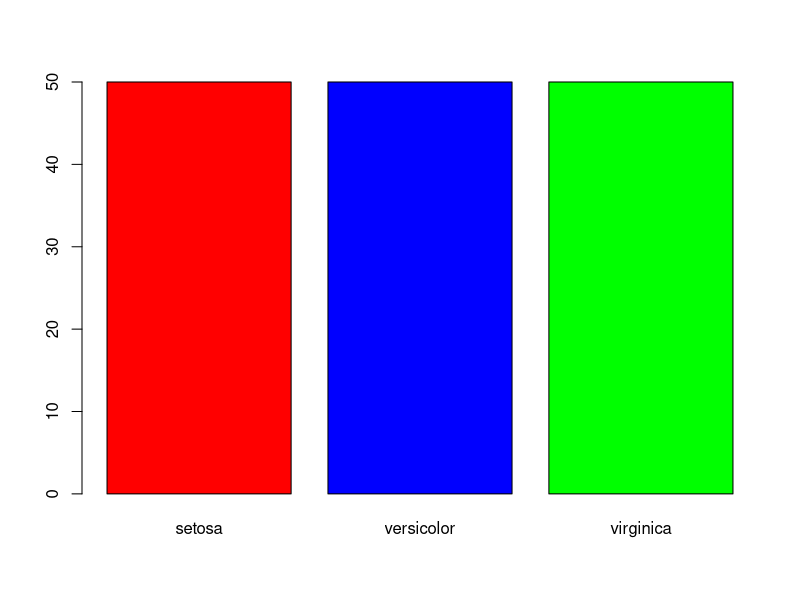
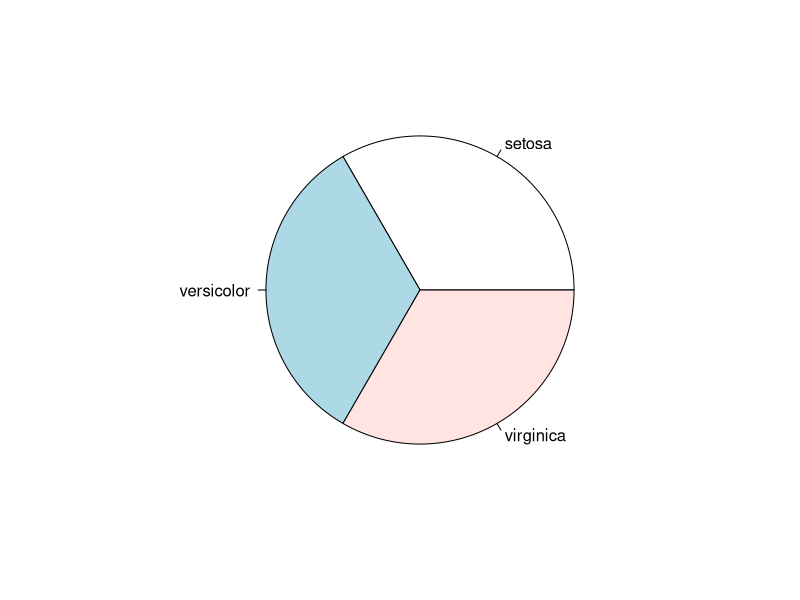

These charts were generated, in order, by the following R code:
## Source: http://www.r-tutor.com/elementary-statistics/qualitative-data
## Qualitative analysis including frequency distributions and charts

## Load built-in data frame "iris" from MASS package ###
library(MASS)
help(iris)
head(iris)
head(iris$Species)

## Find the frequency distribution of iris species ###
species = iris$Species 		# Get column vector of species
species.freq = table(species)	# Apply table function (counts for each category)
species.freq

## Find the relative frequency distribution of species ###
species.relFreq = species.freq / nrow(iris)
cbind(species.relFreq)	# Display in column form

## Make a colorful bar plot ###
colors = c('red', 'blue', 'green')		# Create color vector for plot
barplot(species.freq, col=colors)	# Make bar plot

## Make pie chart ###
pie(species.relFreq)




